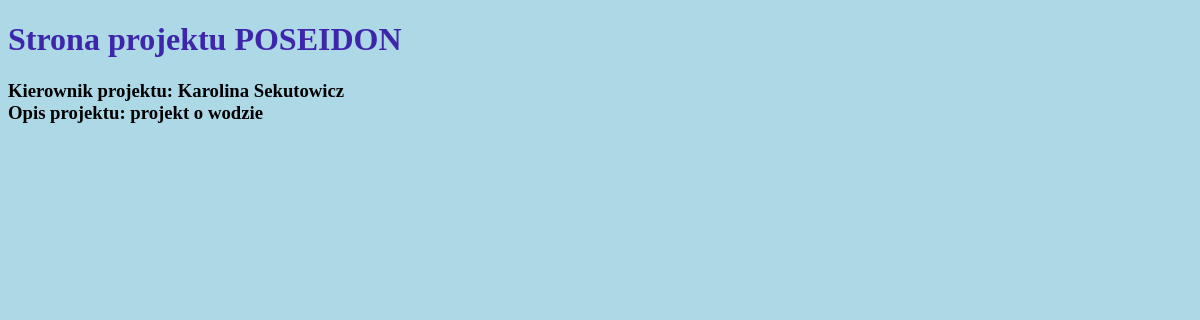
Page /projekty/project/2/ (signed in) on the committed database.
### projekty/models.py (models this page shows)
class Project(models.Model):
   project_name=models.CharField(max_length=30)
   team_leader=models.CharField(max_length=30)
   description=models.CharField(max_length=400)

### projekty/views.py (the view)
# urls.py: path('project/<int:project_id>/', views.project_detail, name='project_detail'),
@login_required
def project_detail(request, project_id):
    project = Project.objects.get(id=project_id)
    return render(request, 'project_detail.html', {'project': project})

### templates/project_detail.html (shortened to what this page needs)
{% load static %}
<!DOCTYPE html>
<html lang='en'>
<head>
<link rel="stylesheet" href="{% static 'all_styles.css' %}">
</head>
<body>
<h1>Strona projektu {{project.project_name}}
</h1>
<h3>
Kierownik projektu: {{project.team_leader}} <br>
Opis projektu: {{project.description}}
</h3>
</body>
</html>

### static/all_styles.css (style rules this page uses)
body { background-color: lightblue; font-family: verdana; }
h1 { color: #3e26ac; }

### rows in the picture
Project: project_name "POSEIDON", team_leader "Karolina Sekutowicz", description "projekt o wodzie"
